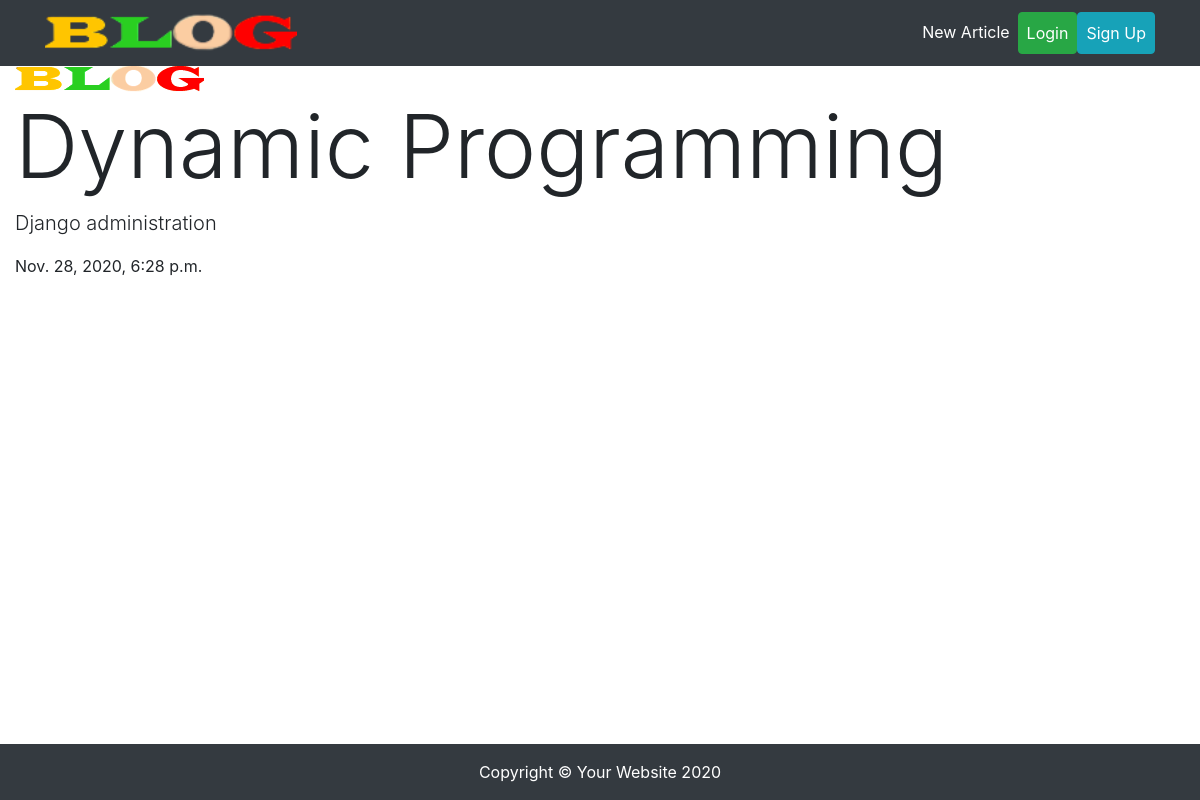
The app's page /articles/DjangoRulesss/ with its own data.
### articles/models.py (models this page shows, shortened)
class Articles(models.Model):
    title = models.CharField(max_length=100)
    slug = models.SlugField()
    body = models.TextField()
    date = models.DateTimeField(auto_now_add=True)
    thumb = models.ImageField(default='default.png',blank=True)
    authur = models.ForeignKey(User,default=None,on_delete=models.CASCADE)

### articles/views.py (the view)
def article_detail(request,slug):
    article = Articles.objects.get(slug=slug)
    return render(request,'articles/articles_details.html',{'article':article})

### articles/templates/articles/articles_details.html (shortened to what this page needs)
{% extends 'base.html' %}
{% load static %}
{% block container %}
<div class="article-details col-md ">
    <div class="article">
        <img src="{{article.thumb.url}}" alt="">
        <h2 class="display-2">{{article.title}}</h2>
        <p class="lead text-justify text-body">{{article.body}}</p>
        <p class="date-icon">{{article.date}}</p>
    </div>
</div>
{% endblock container %}

### static/css/blog-post.css (style rules this page uses)
body { padding-top: 56px; }

### records on screen
Articles: thumb (placeholder picture), title "Dynamic Programming", body "Django administration", date "Nov. 28, 2020, 6:28 p.m."
